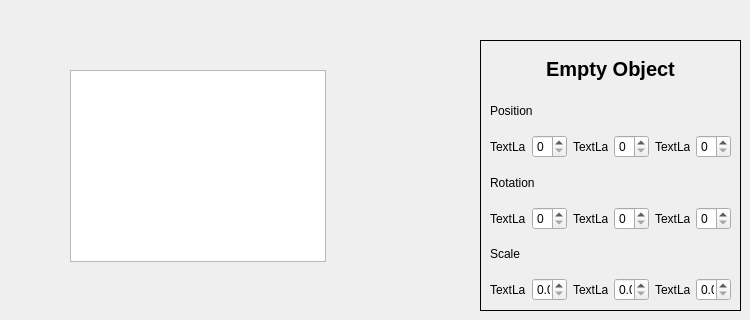
    <widget class="QWidget" name="page">
     <widget class="QFrame" name="frame_2">
      <property name="geometry">
       <rect>
        <x>480</x>
        <y>40</y>
        <width>261</width>
        <height>271</height>
       </rect>
      </property>
      <property name="frameShape">
       <enum>QFrame::Box</enum>
      </property>
      <property name="frameShadow">
       <enum>QFrame::Plain</enum>
      </property>
      <layout class="QGridLayout" name="gridLayout_4">
       <item row="6" column="4">
        <widget class="QLabel" name="label_27">
         <property name="text">
          <string>TextLabel</string>
         </property>
        </widget>
       </item>
       <item row="6" column="2">
        <widget class="QLabel" name="label_26">
         <property name="text">
          <string>TextLabel</string>
         </property>
        </widget>
       </item>
       <item row="6" column="0">
        <widget class="QLabel" name="label_25">
         <property name="text">
          <string>TextLabel</string>
         </property>
        </widget>
       </item>
       <item row="2" column="1">
        <widget class="QSpinBox" name="spinBox_11"/>
       </item>
       <item row="2" column="4">
        <widget class="QLabel" name="label_21">
         <property name="text">
          <string>TextLabel</string>
         </property>
        </widget>
       </item>
       <item row="2" column="0">
        <widget class="QLabel" name="label_15">
         <property name="text">
          <string>TextLabel</string>
         </property>
        </widget>
       </item>
       <item row="2" column="2">
        <widget class="QLabel" name="label_20">
         <property name="text">
          <string>TextLabel</string>
         </property>
        </widget>
       </item>
       <item row="4" column="0">
        <widget class="QLabel" name="label_22">
         <property name="text">
          <string>TextLabel</string>
         </property>
        </widget>
       </item>
       <item row="2" column="3">
        <widget class="QSpinBox" name="spinBox_15"/>
       </item>
       <item row="4" column="2">
        <widget class="QLabel" name="label_23">
         <property name="text">
          <string>TextLabel</string>
         </property>
        </widget>
       </item>
       <item row="2" column="5">
        <widget class="QSpinBox" name="spinBox_16"/>
       </item>
       <item row="4" column="1">
        <widget class="QSpinBox" name="spinBox_17"/>
       </item>
       <item row="4" column="5">
        <widget class="QSpinBox" name="spinBox_19"/>
       </item>
       <item row="4" column="3">
        <widget class="QSpinBox" name="spinBox_18"/>
       </item>
       <item row="4" column="4">
        <widget class="QLabel" name="label_24">
         <property name="text">
          <string>TextLabel</string>
         </property>
        </widget>
       </item>
       <item row="1" column="0" colspan="6">
        <widget class="QLabel" name="label_28">
         <property name="text">
          <string>Position</string>
         </property>
        </widget>
       </item>
       <item row="3" column="0" colspan="6">
        <widget class="QLabel" name="label_29">
         <property name="text">
          <string>Rotation</string>
         </property>
        </widget>
       </item>
       <item row="5" column="0" colspan="6">
        <widget class="QLabel" name="label_30">
         <property name="text">
          <string>Scale</string>
         </property>
        </widget>
       </item>
       <item row="0" column="0" colspan="6">
        <widget class="QLabel" name="label_14">
         <property name="font">
          <font>
           <pointsize>15</pointsize>
           <weight>75</weight>
           <bold>true</bold>
          </font>
         </property>
         <property name="text">
          <string>Empty Object</string>
         </property>
         <property name="alignment">
          <set>Qt::AlignCenter</set>
         </property>
        </widget>
       </item>
       <item row="6" column="1">
        <widget class="QDoubleSpinBox" name="doubleSpinBox"/>
       </item>
       <item row="6" column="3">
        <widget class="QDoubleSpinBox" name="doubleSpinBox_2"/>
       </item>
       <item row="6" column="5">
        <widget class="QDoubleSpinBox" name="doubleSpinBox_3"/>
       </item>
      </layout>
     </widget>
     <widget class="QListWidget" name="emptyObjectListWidget">
      <property name="geometry">
       <rect>
        <x>70</x>
        <y>70</y>
        <width>256</width>
        <height>192</height>
       </rect>
      </property>
     </widget>
    </widget>
